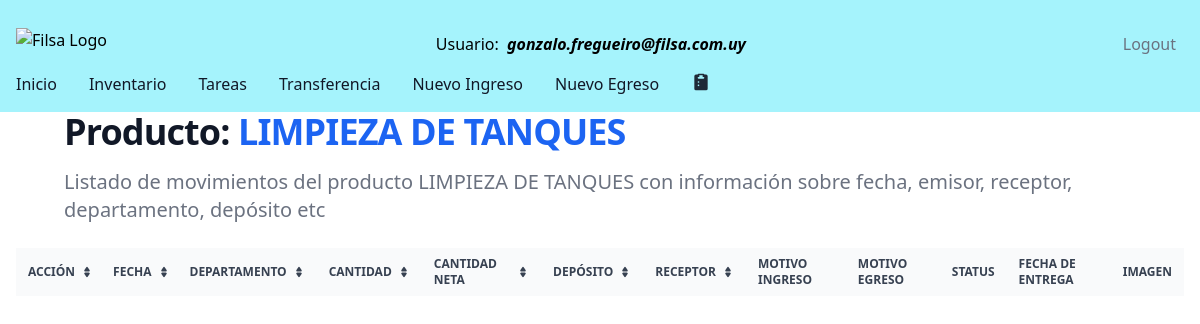
Page /historical-movements/2 (signed in) on the committed database.
### filsa/models.py (models this page shows, shortened)
class CustomUser( AbstractBaseUser , PermissionsMixin ):
    ROLES = [('Operator', 'Operator'),
             ('Logistic','Logistic'),
             ('Supervisor','Supervisor')]
    DEPARTMENT = [('Ventas','Ventas'),
                ('Dirección', 'Dirección'),
                ('Administración', 'Administración'),
                ('Taller', 'Taller'),
                ('Logística','Logística')
                ]
    username = models.CharField(max_length=40)
    password = models.CharField(max_length=100)
    email = models.EmailField(max_length=40, blank=False, unique=True,
                              default='', error_messages =
                                {'required': 'Please provide your email address.',
                  'unique': 'An account with this email exist'},)
    departamento = models.CharField(max_length=30, choices = DEPARTMENT, default='Sales')
    role = models.CharField(max_length=40, choices=ROLES, blank=True, null=True)
    is_staff = models.BooleanField(default=False)
    is_superuser = models.BooleanField(default=False)
    is_active = models.BooleanField(default=True)
    USERNAME_FIELD = 'email'
    REQUIRED_FIELDS = ['username']
    objects = CustomUserManager()

class Product(models.Model):
    CATEGORIES = [('Tubos', 'Tubos'),
                  ('Tornillos', 'Tornillos'),
                  ('Accesorios','Accesorios'),
                  ('Maquinas','Maquinas'),
                  ('Insumos','Insumos')
                  ]
    product_id = models.AutoField(primary_key=True)
    name = models.CharField(max_length=100)
    barcode = models.CharField(max_length= 100, verbose_name=u"Codigo de Barras")
    internalCode = models.BigIntegerField(verbose_name=u"Codigo Interno")
    quantity = models.FloatField()
    category = models.CharField(max_length=100, default='Insumos') #  choices=CATEGORIES,
    supplier = models.CharField(max_length=100, default='')
    stockSecurity = models.IntegerField(default=0)
    hasOffer = models.ForeignKey(Cotization, on_delete=models.SET_DEFAULT, blank=True, null=True, default=None)
    quantityOffer = models.FloatField(null=True, blank= True)
    priceOffer = models.FloatField(null=True, blank= True)

### filsa/views.py (the view)
# urls.py: path('historical-movements/<int:product_id>', StockHistoryView.as_view(), name= "stockhistory" ) ,
class StockHistoryView(LoginRequiredMixin, generic.ListView):
    model = StockMovements
    template_name = 'stockhistory.html'
    def get_context_data(self, **kwargs):
        print('kwargs', self.kwargs)
        product_id = self.kwargs['product_id']
        product_name = Product.objects.filter(product_id=product_id)
        context = super(StockHistoryView, self).get_context_data(**kwargs)
        context['movements'] = StockMovements.objects.filter(warehouseProduct__product__name=
        product_name[0].name).select_related('task')
        context['product'] = product_name[0].name
        return context

### filsa/templates/stockhistory.html (shortened to what this page needs)
{% extends '_base.html' %}
{% load static %}
{% block content %}
<h1 class="mb-4 text-2xl sm:px-16 xl:px-48 font-extrabold leading-none tracking-tight text-gray-900 md:text-3xl lg:text-4xl dark:text-white">Producto: <span class="text-blue-600 dark:text-blue-500">{{product}}</span></h1>
<p class="mb-6 text-lg font-normal text-gray-500 lg:text-xl sm:px-16 xl:px-48 dark:text-gray-400">Listado de movimientos del producto {{product}} con información sobre fecha, emisor, receptor, departamento, depósito etc</p>
<div class="w-full px-4 relative overflow-x-auto">
    <table class="text-sm text-left rtl:text-right text-gray-500 dark:text-gray-400">
        <thead class="text-xs text-gray-700 uppercase bg-gray-50 dark:bg-gray-700 dark:text-gray-400">
            <tr>
                <th scope="col" class="px-3 py-2">
                    <div class="flex items-center">
                        Acción
                        <a href="#"></a>
                    </div>
                </th>
                <th scope="col" class="px-2 py-2">
                    <div class="flex items-center">
                        Fecha
                        <a href="#"></a>
                    </div>
                </th>
                <th scope="col" class="px-3 py-2">
                    <div class="flex items-center">
                        Departamento
                        <a href="#"></a>
                    </div>
                </th>
                <th scope="col" class="px-3 py-2">
                    <div class="flex items-center">
                        Cantidad
                        <a href="#"></a>
                    </div>
                </th>
                <th scope="col" class="px-3 py-2">
                    <div class="flex items-center">
                        Cantidad Neta
                        <a href="#"></a>
                    </div>
                </th>
                <th scope="col" class="px-3 py-2">
                    <div class="flex items-center">
                        Depósito
                        <a href="#"></a>
                    </div>
                </th>
                <th scope="col" class="px-3 py-2">
                    <div class="flex items-center">
                        Receptor
                        <a href="#"></a>
                    </div>
                </th>
                <th scope="col" class="px-3 py-2">
                    <div class="flex items-center">
                    <span>Motivo Ingreso</span>
                </div>
                </th>
                <th scope="col" class="px-3 py-2">
                    <div class="flex items-center">
                    <span>Motivo Egreso</span>
                </div>
                </th>
                <th scope="col" class="px-3 py-2">
                    <div class="flex items-center">
                    <span>Status</span>
                </div>
                </th>
                <th scope="col" class="px-3 py-2">
                    <div class="flex items-center">
                    <span>Fecha de Entrega</span>
                </div>
                </th>
                <th scope="col" class="px-3 py-2">
                    <div class="flex items-center">
                    <span>Imagen</span>
                </div>
                </th>
            </tr>
        </thead>
    </table>
</div>
  {% endblock content %}

### filsa/templates/_base.html (shortened to what this page needs)
{% load compress %}
{% load static %}
{% load grouptag %}
<!DOCTYPE html>
<html lang="en">
<head>
<link rel="stylesheet" href="https://ajax.googleapis.com/ajax/libs/jqueryui/1.11.4/themes/smoothness/jquery-ui.css">
    {% compress css %}
 <link rel="stylesheet" href="{% static 'src/output.css' %}">
    {% endcompress %}
</head>
<nav class="bg-cyan-200 border-gray-200 dark:bg-gray-900">
    <div class="max-w-screen-xl flex flex-wrap items-center justify-between p-4">
      <a href="https://www.filsa.com.uy/" target="_blank" class="flex items-center space-x-3 rtl:space-x-reverse">
          <img src="https://filsa.s3.amazonaws.com/logo.jpg" class="h-8" alt="Filsa Logo" />
      </a>
      {% if user.is_authenticated %}
      <div class="flex text-black-400 items-center lg:mr-10 sm:mr-0 lm:mr-0">
        Usuario: &nbsp <i><strong>{{user.get_username}}</strong></i>
      </div>
      <a href="{% url 'logout' %}" class="py-4 px-2 text-gray-500 hover:text-green-500 transition duration-300">Logout</a>
      {% else %}
      <a href="{% url 'login' %}" class="py-4 px-2 text-gray-500 hover:text-green-500 transition duration-300">Login</a>
      {% endif %}
      <div class="hidden w-full md:block md:w-auto" id="navbar-default">
        <ul class="font-medium flex flex-col p-4 md:p-0 mt-4 border border-gray-100 rounded-lg md:flex-row md:space-x-8 rtl:space-x-reverse md:mt-0 md:border-0 dark:bg-gray-800 md:dark:bg-gray-900 dark:border-gray-700">
          <li>
            <a href="{% url 'home' %}" class="text-gray-900 rounded hover:bg-gray-100 md:border-0 md:hover:text-blue-700 md:p-0 dark:text-white md:dark:hover:text-blue-500 dark:hover:bg-gray-700 dark:hover:text-white md:dark:hover:bg-transparent">Inicio</a>
          </li>
          <li>
            <a href="{% url 'stock' %}" class="block py-2 px-3 text-gray-900 rounded hover:bg-gray-100 md:border-0 md:hover:text-blue-700 md:p-0 dark:text-white md:dark:hover:text-blue-500 dark:hover:bg-gray-700 dark:hover:text-white md:dark:hover:bg-transparent">Inventario</a>
          </li>
          <li>
            <a href="{% url 'tasks' %}" class="block py-2 px-3 text-gray-900 rounded hover:bg-gray-100 md:border-0 md:hover:text-blue-700 md:p-0 dark:text-white md:dark:hover:text-blue-500 dark:hover:bg-gray-700 dark:hover:text-white md:dark:hover:bg-transparent">Tareas</a>
          </li>
          <li>
            {% if user.groups.all.0.name.strip == "Administrador"  or user.groups.all.0.name.strip == "Supervisor"  or user.groups.all.0.name.strip == "Tecnico"   or user.groups.all.0.name.strip == "Logistica" %}
            <a href="{% url 'transfer' %}" class="block py-2 px-3 text-gray-900 rounded hover:bg-gray-100 md:border-0 md:hover:text-blue-700 md:p-0 dark:text-white md:dark:hover:text-blue-500 dark:hover:bg-gray-700 dark:hover:text-white md:dark:hover:bg-transparent">Transferencia</a>
            {% endif %}
          </li>
          <li>
          {% if user.groups.all.0.name.strip == "Administrador"  or user.groups.all.0.name.strip == "Supervisor" %}
            <a href="{% url 'inbound' %}" class="block py-2 px-3 text-gray-900 rounded hover:bg-gray-100 md:border-0 md:hover:text-blue-700 md:p-0 dark:text-white md:dark:hover:text-blue-500 dark:hover:bg-gray-700 dark:hover:text-white md:dark:hover:bg-transparent">Nuevo Ingreso</a>
           {% endif %}
          </li>
          <li>
            {% if user.groups.all.0.name.strip == "Administrador"  or user.groups.all.0.name.strip == "Supervisor" or user.groups.all.0.name.strip == "Comercial" %}
            <a href="{% url 'outboundorder' %}" class="block py-2 px-3 text-gray-900 rounded hover:bg-gray-100 md:border-0 md:hover:text-blue-700 md:p-0 dark:text-white md:dark:hover:text-blue-500 dark:hover:bg-gray-700 dark:hover:text-white md:dark:hover:bg-transparent">Nuevo Egreso</a>
            {% endif %}
          </li>
          <li>
            <a href="{% url 'newcotization' %}" data-popover-target="popover-default" class="block py-2 px-3 text-gray-900 rounded hover:bg-gray-100 md:border-0 md:hover:text-blue-700 md:p-0 dark:text-white md:dark:hover:text-blue-500 dark:hover:bg-gray-700 dark:hover:text-white md:dark:hover:bg-transparent">
              </a>
        </li>
        </ul>
      </div>
    </div>
  </nav>
 {% block content %}
 {% endblock content %}
</body>
</html>

### rows in the picture
CustomUser: get_username "gonzalo.fregueiro@filsa.com.uy"
Product: name "LIMPIEZA DE TANQUES"
